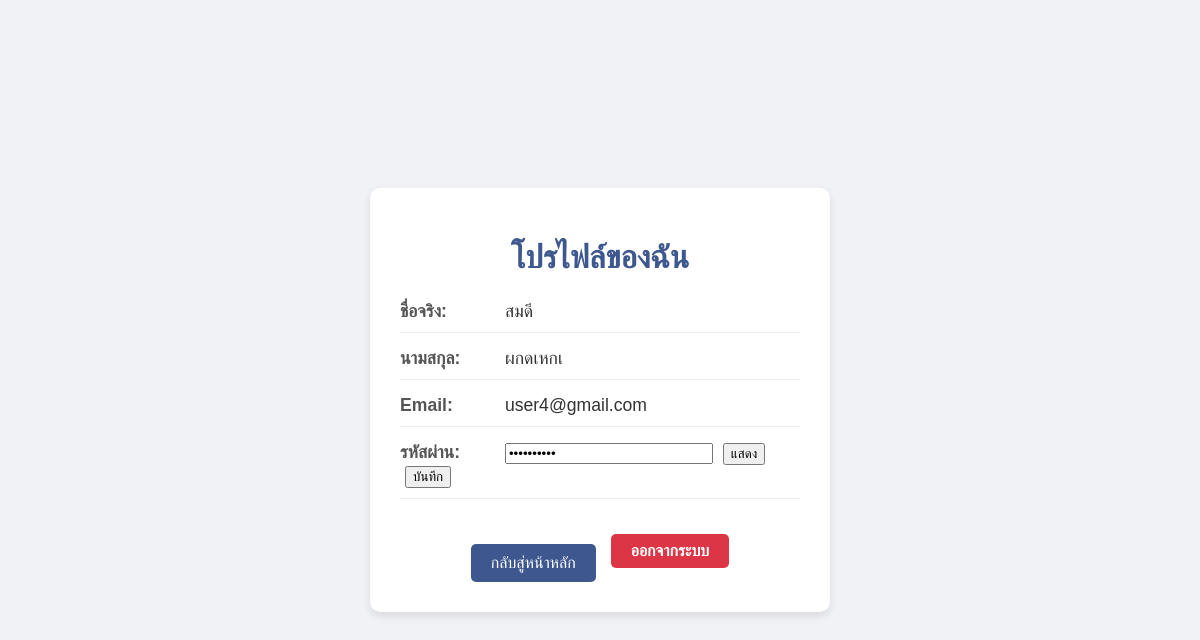
The page /PHP/profile.php (signed in) on the database its author committed.
### tables this page shows
CREATE TABLE `member` (
  `Email_member` varchar(30) NOT NULL,
  `Password` varchar(255) DEFAULT NULL,
  `Title_name` varchar(6) DEFAULT NULL,
  `First_name` varchar(50) DEFAULT NULL,
  `Last_name` varchar(50) DEFAULT NULL,
  `Gender` varchar(4) DEFAULT NULL,
  `Phone_number` varchar(10) DEFAULT NULL
);

### PHP/profile.php (the view, shortened to what this page needs)
<?php
include 'db.php';
$Email_member = $_SESSION['email'];
$password_value = "**********";
$should_show_password = false;
$sql = "SELECT First_name, Last_name, Email_member FROM member WHERE Email_member = ?";
$stmt = $conn->prepare($sql);
$stmt->bind_param("s", $Email_member);
$stmt->execute();
$result = $stmt->get_result();
if ($result->num_rows > 0) {
    $row = $result->fetch_assoc();
    $First_name = $row['First_name'];
    $Last_name = $row['Last_name'];
    $Email_member = $row['Email_member'];
} else {
    die("ไม่พบข้อมูลผู้ใช้");
}
?>
<!DOCTYPE html>
<html lang="th">
<head>
<link rel="stylesheet" href="../CSS/css/profile.css">
</head>
<body>
<div class="profile-container">
    <h1>โปรไฟล์ของฉัน</h1>
    <div class="profile-info">
        <p><strong>ชื่อจริง:</strong> <?= htmlspecialchars($First_name) ?></p>
        <p><strong>นามสกุล:</strong> <?= htmlspecialchars($Last_name) ?></p>
        <p><strong>Email:</strong> <?= htmlspecialchars($Email_member) ?></p>
        <form method="post">
            <p><strong>รหัสผ่าน:</strong>
                <input type="<?= $should_show_password ? 'text' : 'password' ?>" id="passwordField" name="new_password"
                       value="<?= htmlspecialchars($password_value) ?>" pattern="[0-9]+" title="กรุณากรอกตัวเลขเท่านั้น"
                       oninput="this.value=this.value.replace(/[^0-9]/g,'')" required>
                <button type="button" id="toggleBtn"><?= $should_show_password ? 'ซ่อน' : 'แสดง' ?></button>
                <button type="submit">บันทึก</button>
            </p>
        </form>
    </div>
    <div class="navigation-links">
        <a href="home.php" class="back-link">กลับสู่หน้าหลัก</a>
        <a href="./index.php" class="logout-link">ออกจากระบบ</a>
    </div>
</div>
</body>
</html>

### CSS/css/profile.css (style rules this page uses)
body { font-family: 'Arial', sans-serif; background-color: #f0f2f5; display: flex; justify-content: center; align-items: center; height: 100vh; margin: 0; color: #333; }
.profile-container { background-color: #ffffff; padding: 30px; border-radius: 10px; box-shadow: 0 4px 8px rgba(0, 0, 0, 0.1); width: 400px; text-align: center; }
h1 { color: #3e588f; margin-bottom: 25px; }
.profile-info p { font-size: 1.1em; text-align: left; margin: 15px 0; padding-bottom: 10px; border-bottom: 1px solid #eee; }
.profile-info strong { color: #555; width: 100px; display: inline-block; }
.back-link { display: inline-block; margin-top: 25px; padding: 10px 20px; background-color: #3e588f; color: #ffffff; text-decoration: none; border-radius: 5px; transition: background-color 0.3s ease; }

### PHP/profile.php (style rules this page uses)
input[type="password"], input[type="text"] { width: 200px; }
button { margin-left: 5px; }
.navigation-links { margin-top: 20px; display: flex; justify-content: center; align-items: center; gap: 15px; }
.logout-link { display: inline-block; padding: 8px 20px; background-color: #dc3545; color: white; text-decoration: none; border-radius: 5px; font-weight: bold; }

### rows shown on the page
member: First_name "สมดี", Last_name "ผกดเหกเ", Email_member "user4@gmail.com"
